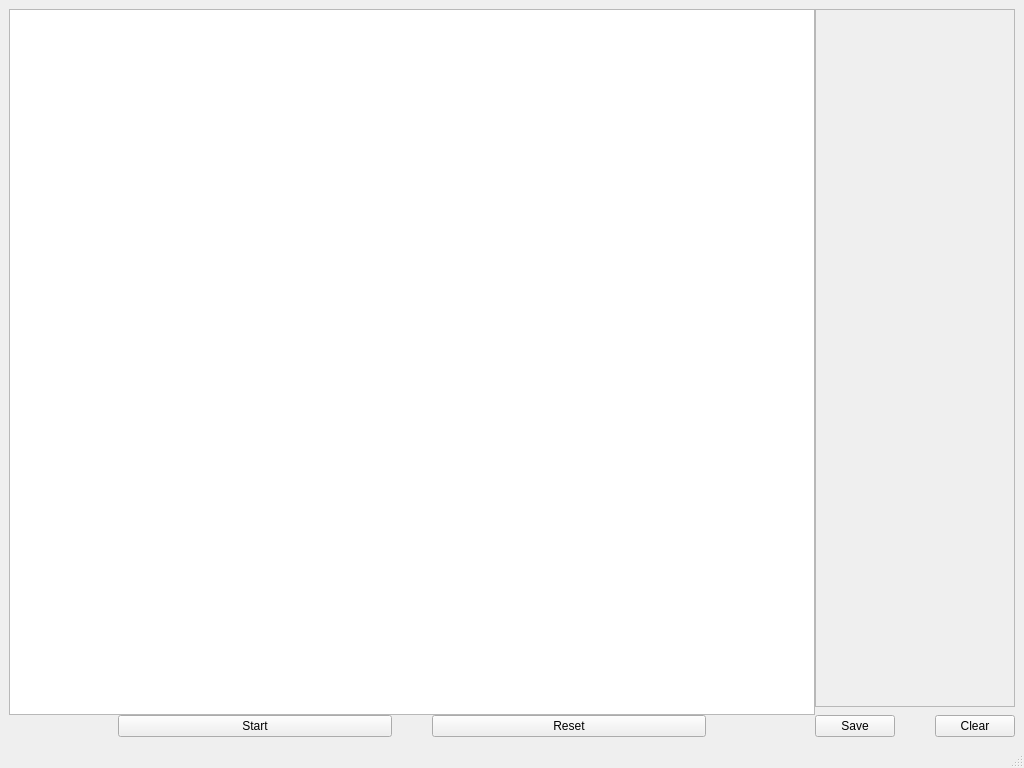
<?xml version="1.0" encoding="UTF-8"?>
<ui version="4.0">
 <class>MainWindow</class>
 <widget class="QMainWindow" name="MainWindow">
  <property name="geometry">
   <rect>
    <x>0</x>
    <y>0</y>
    <width>1024</width>
    <height>768</height>
   </rect>
  </property>
  <property name="minimumSize">
   <size>
    <width>1024</width>
    <height>768</height>
   </size>
  </property>
  <property name="windowTitle">
   <string>MainWindow</string>
  </property>
  <widget class="QWidget" name="centralwidget">
   <layout class="QGridLayout" name="gridLayout">
    <property name="horizontalSpacing">
     <number>9</number>
    </property>
    <item row="0" column="0">
     <layout class="QHBoxLayout" name="horizontalLayout" stretch="1,0">
      <item>
       <layout class="QVBoxLayout" name="verticalLayout">
        <item>
         <widget class="QChartView" name="chartView"/>
        </item>
        <item>
         <layout class="QHBoxLayout" name="horizontalLayout_3" stretch="2,5,0,5,2">
          <item>
           <spacer name="horizontalSpacer">
            <property name="orientation">
             <enum>Qt::Horizontal</enum>
            </property>
            <property name="sizeHint" stdset="0">
             <size>
              <width>40</width>
              <height>20</height>
             </size>
            </property>
           </spacer>
          </item>
          <item>
           <widget class="QPushButton" name="startStopButton">
            <property name="text">
             <string>Start</string>
            </property>
           </widget>
          </item>
          <item>
           <spacer name="horizontalSpacer_3">
            <property name="orientation">
             <enum>Qt::Horizontal</enum>
            </property>
            <property name="sizeHint" stdset="0">
             <size>
              <width>40</width>
              <height>20</height>
             </size>
            </property>
           </spacer>
          </item>
          <item>
           <widget class="QPushButton" name="resetButton">
            <property name="text">
             <string>Reset</string>
            </property>
           </widget>
          </item>
          <item>
           <spacer name="horizontalSpacer_2">
            <property name="orientation">
             <enum>Qt::Horizontal</enum>
            </property>
            <property name="sizeHint" stdset="0">
             <size>
              <width>40</width>
              <height>20</height>
             </size>
            </property>
           </spacer>
          </item>
         </layout>
        </item>
       </layout>
      </item>
      <item>
       <layout class="QVBoxLayout" name="verticalLayout_2" stretch="1,0">
        <item>
         <widget class="QScrollArea" name="scrollArea">
          <property name="maximumSize">
           <size>
            <width>250</width>
            <height>16777215</height>
           </size>
          </property>
          <property name="widgetResizable">
           <bool>true</bool>
          </property>
          <widget class="QWidget" name="scrollAreaWidgetContents_2">
           <property name="geometry">
            <rect>
             <x>0</x>
             <y>0</y>
             <width>212</width>
             <height>657</height>
            </rect>
           </property>
          </widget>
         </widget>
        </item>
        <item>
         <layout class="QHBoxLayout" name="horizontalLayout_4" stretch="1,0,1">
          <property name="topMargin">
           <number>8</number>
          </property>
          <item>
           <widget class="QPushButton" name="saveButton">
            <property name="text">
             <string>Save</string>
            </property>
           </widget>
          </item>
          <item>
           <spacer name="horizontalSpacer_4">
            <property name="orientation">
             <enum>Qt::Horizontal</enum>
            </property>
            <property name="sizeHint" stdset="0">
             <size>
              <width>40</width>
              <height>20</height>
             </size>
            </property>
           </spacer>
          </item>
          <item>
           <widget class="QPushButton" name="clearButton">
            <property name="text">
             <string>Clear</string>
            </property>
           </widget>
          </item>
         </layout>
        </item>
       </layout>
      </item>
     </layout>
    </item>
   </layout>
  </widget>
  <widget class="QMenuBar" name="menubar">
   <property name="geometry">
    <rect>
     <x>0</x>
     <y>0</y>
     <width>1024</width>
     <height>23</height>
    </rect>
   </property>
  </widget>
  <widget class="QStatusBar" name="statusbar"/>
 </widget>
 <customwidgets>
  <customwidget>
   <class>QChartView</class>
   <extends>QGraphicsView</extends>
   <header>qchartview.h</header>
  </customwidget>
 </customwidgets>
 <resources/>
 <connections/>
</ui>
